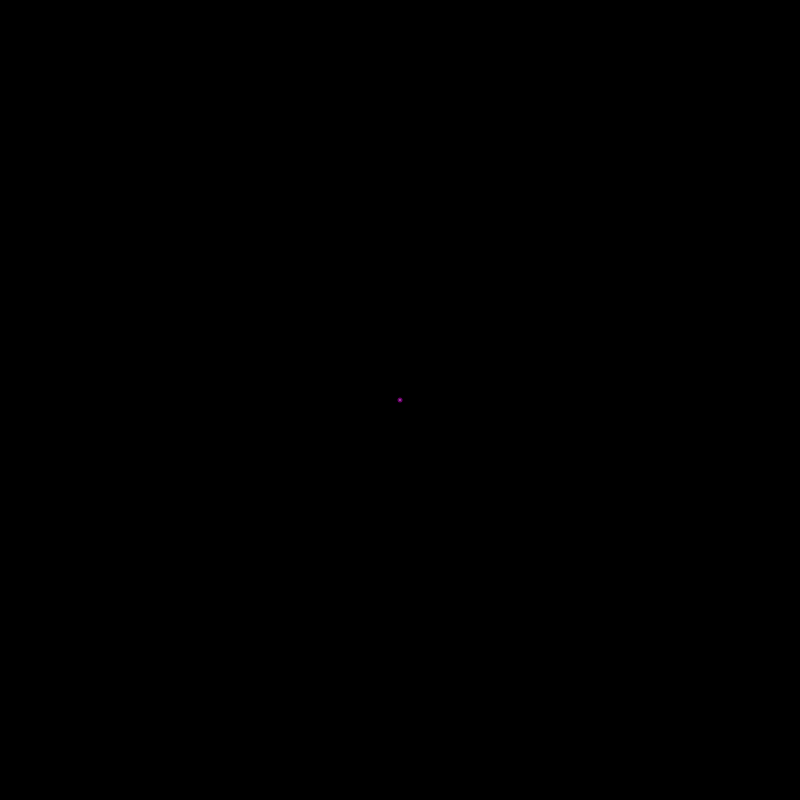
Frame 1 (no input)
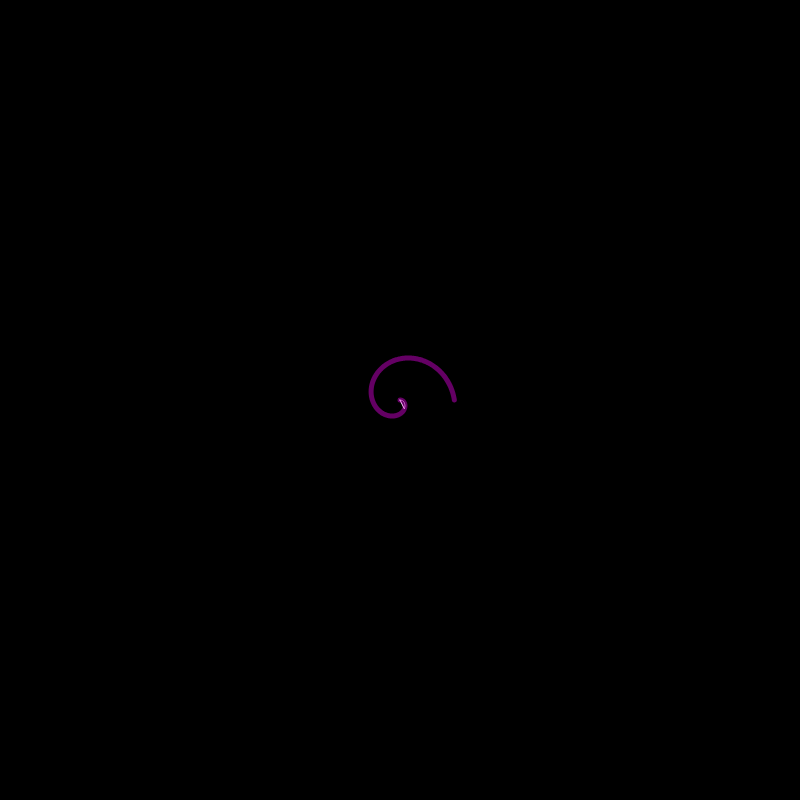
Frame 60 (no input)
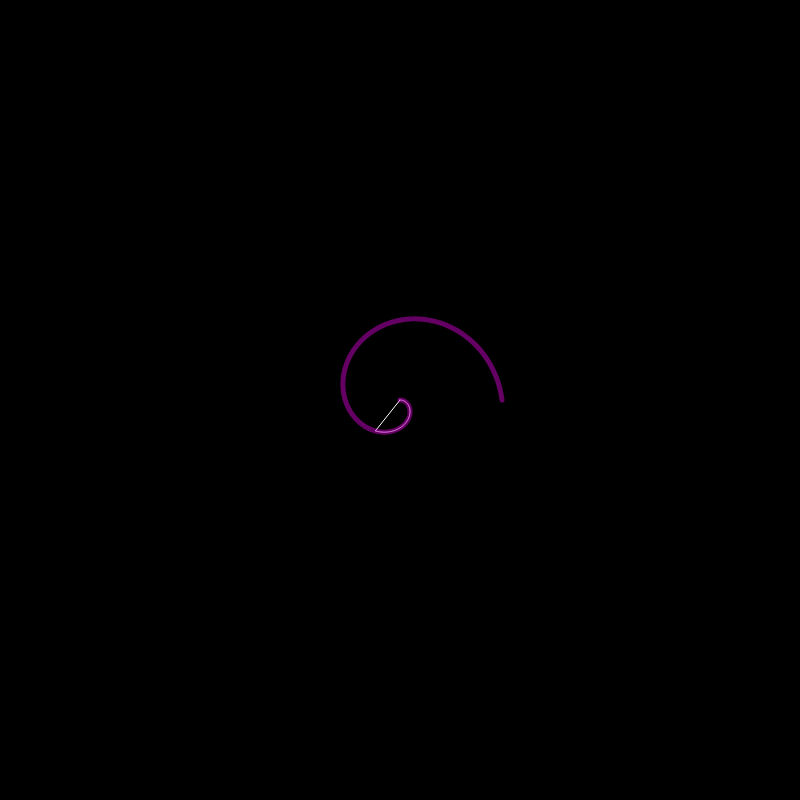
Frame 120 (the mouse pressed at the canvas centre since frame 60)

The p5.js sketch that drew these frames (run headless with seeded random() and noise() and a simulated clock; from frame 60 on, the mouse is pressed at the canvas centre):

// p5.js sketch
// ── sketch.js
let n=0
let d=0
let dSlider
let speed
let pauseButton

function setup() {
  createCanvas(800, 800);
  angleMode(DEGREES)
  dSlider = createSlider(0.001,3,0.001)
  pauseButton = createButton('freeze')
  pauseButton.mousePressed(resetDN)
}

function resetDN(){
  if(speed!=0){
    speed = 0
  } else {
    speed = dSlider.value
  }
}

function draw() {
  background(0);
  translate(width/2, height/2)
  //scale(10)
  stroke(255)
  if(speed !=0){
    speed = dSlider.value()
  }
  noFill()
  beginShape()
  strokeWeight(1)
  for (let i=0; i<361; i++){
    let k = i * d
    let r = 150 *  sin(n*k)
    let x = r * cos(k)
    let y = r * sin(k)
    vertex(x,y)
  }
  endShape(CLOSE)
  
  noFill()
  stroke(255,0,255,100)
  strokeWeight(5)
  beginShape()
  for (let i=0; i<361; i++){
    let k = i 
    let r = 150 *  sin(n*k)
    let x = r * cos(k)
    let y = r * sin(k)
    vertex(x,y)
  }
  endShape()
  
  n+=speed
  d+=speed*3
}
